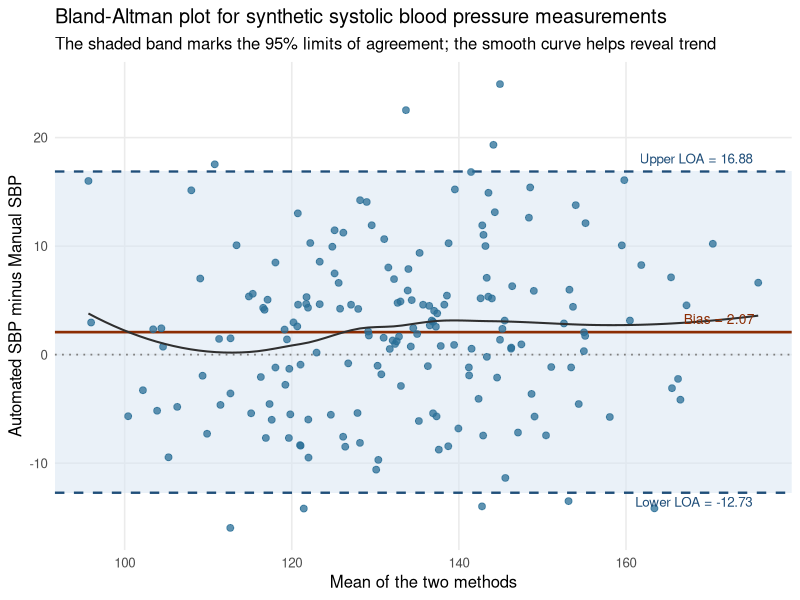
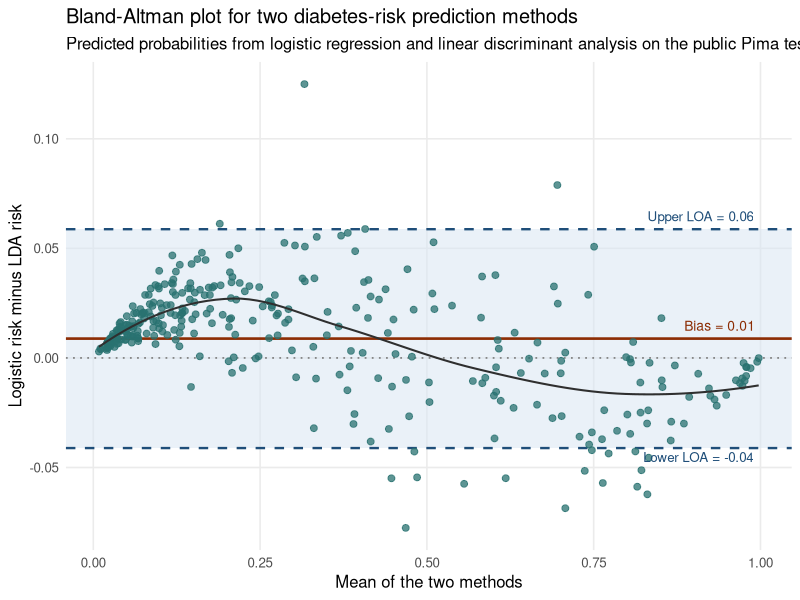

These figures' R source, in order:
## ---- chunk 1
library(dplyr)
library(ggplot2)
library(knitr)
library(MASS)

set.seed(2026)

n_patients <- 180

true_sbp <- rnorm(n_patients, mean = 132, sd = 16)
manual_sbp <- true_sbp + rnorm(n_patients, mean = 0, sd = 4.5)
automated_sbp <- true_sbp + 2.0 + 0.03 * (true_sbp - mean(true_sbp)) +
  rnorm(n_patients, mean = 0, sd = 5.5)
## ---- chunk 2
prepare_bland_altman <- function(method_a, method_b, label_a, label_b) {
  plot_df <- data.frame(
    method_a = method_a,
    method_b = method_b
  ) |>
    dplyr::mutate(
      mean_measurement = (method_a + method_b) / 2,
      difference = method_a - method_b
    )

  bias <- mean(plot_df$difference)
  sd_difference <- sd(plot_df$difference)
  upper_limit <- bias + 1.96 * sd_difference
  lower_limit <- bias - 1.96 * sd_difference

  summary_df <- data.frame(
    comparison = paste(label_a, "minus", label_b),
    sample_size = nrow(plot_df),
    mean_method_a = mean(method_a),
    mean_method_b = mean(method_b),
    bias = bias,
    sd_difference = sd_difference,
    lower_limit = lower_limit,
    upper_limit = upper_limit,
    proportion_outside = mean(
      plot_df$difference < lower_limit | plot_df$difference > upper_limit
    )
  )

  list(
    plot_df = plot_df,
    summary_df = summary_df,
    bias = bias,
    lower_limit = lower_limit,
    upper_limit = upper_limit,
    label_a = label_a,
    label_b = label_b
  )
}

build_bland_altman_plot <- function(ba_obj, title, subtitle, point_color) {
  ggplot(ba_obj$plot_df, aes(x = mean_measurement, y = difference)) +
    annotate(
      "rect",
      xmin = -Inf,
      xmax = Inf,
      ymin = ba_obj$lower_limit,
      ymax = ba_obj$upper_limit,
      fill = "#d9e6f2",
      alpha = 0.55
    ) +
    geom_hline(
      yintercept = 0,
      color = "#7f7f7f",
      linetype = "dotted",
      linewidth = 0.6
    ) +
    geom_hline(
      yintercept = ba_obj$bias,
      color = "#8c2d04",
      linewidth = 0.9
    ) +
    geom_hline(
      yintercept = c(ba_obj$lower_limit, ba_obj$upper_limit),
      color = "#1f4e79",
      linetype = "dashed",
      linewidth = 0.8
    ) +
    geom_point(
      color = point_color,
      alpha = 0.75,
      size = 2
    ) +
    geom_smooth(
      method = "loess",
      se = FALSE,
      color = "#2f2f2f",
      linewidth = 0.7
    ) +
    annotate(
      "text",
      x = max(ba_obj$plot_df$mean_measurement),
      y = ba_obj$bias,
      label = sprintf("Bias = %.2f", ba_obj$bias),
      hjust = 1.05,
      vjust = -0.8,
      size = 3.5,
      color = "#8c2d04"
    ) +
    annotate(
      "text",
      x = max(ba_obj$plot_df$mean_measurement),
      y = ba_obj$upper_limit,
      label = sprintf("Upper LOA = %.2f", ba_obj$upper_limit),
      hjust = 1.05,
      vjust = -0.8,
      size = 3.4,
      color = "#1f4e79"
    ) +
    annotate(
      "text",
      x = max(ba_obj$plot_df$mean_measurement),
      y = ba_obj$lower_limit,
      label = sprintf("Lower LOA = %.2f", ba_obj$lower_limit),
      hjust = 1.05,
      vjust = 1.4,
      size = 3.4,
      color = "#1f4e79"
    ) +
    labs(
      title = title,
      subtitle = subtitle,
      x = "Mean of the two methods",
      y = paste(ba_obj$label_a, "minus", ba_obj$label_b)
    ) +
    theme_minimal(base_size = 12) +
    theme(
      panel.grid.minor = element_blank()
    )
}
## ---- chunk 3
synthetic_ba <- prepare_bland_altman(
  method_a = automated_sbp,
  method_b = manual_sbp,
  label_a = "Automated SBP",
  label_b = "Manual SBP"
)

synthetic_summary <- synthetic_ba$summary_df |>
  dplyr::mutate(
    dplyr::across(where(is.numeric), ~ round(.x, 3))
  )

knitr::kable(
  synthetic_summary,
  caption = "Summary statistics for the synthetic Bland-Altman example"
)
## ---- chunk 4
synthetic_plot <- build_bland_altman_plot(
  synthetic_ba,
  title = "Bland-Altman plot for synthetic systolic blood pressure measurements",
  subtitle = "The shaded band marks the 95% limits of agreement; the smooth curve helps reveal trend",
  point_color = "#2a6f97"
)

synthetic_plot
## ---- chunk 5
data("Pima.tr", package = "MASS")
data("Pima.te", package = "MASS")

pima_logit <- glm(
  type ~ npreg + glu + bp + skin + bmi + ped + age,
  data = Pima.tr,
  family = binomial()
)

pima_lda <- MASS::lda(
  type ~ npreg + glu + bp + skin + bmi + ped + age,
  data = Pima.tr
)

logit_prob <- predict(pima_logit, newdata = Pima.te, type = "response")
lda_prob <- predict(pima_lda, newdata = Pima.te)$posterior[, "Yes"]

real_ba <- prepare_bland_altman(
  method_a = logit_prob,
  method_b = lda_prob,
  label_a = "Logistic risk",
  label_b = "LDA risk"
)

real_summary <- real_ba$summary_df |>
  dplyr::mutate(
    dplyr::across(where(is.numeric), ~ round(.x, 3))
  )

knitr::kable(
  real_summary,
  caption = "Agreement summary for logistic and LDA diabetes-risk predictions in the public Pima test sample"
)
## ---- chunk 6
real_plot <- build_bland_altman_plot(
  real_ba,
  title = "Bland-Altman plot for two diabetes-risk prediction methods",
  subtitle = "Predicted probabilities from logistic regression and linear discriminant analysis on the public Pima test sample",
  point_color = "#287271"
)

real_plot
